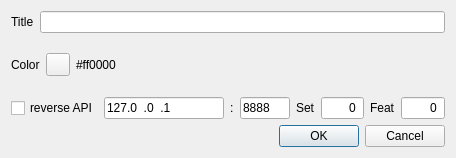
<?xml version="1.0" encoding="UTF-8"?>
<ui version="4.0">
 <class>BasicFeatureSettingsDialog</class>
 <widget class="QDialog" name="BasicFeatureSettingsDialog">
  <property name="geometry">
   <rect>
    <x>0</x>
    <y>0</y>
    <width>456</width>
    <height>158</height>
   </rect>
  </property>
  <property name="font">
   <font>
    <family>Liberation Sans</family>
    <pointsize>9</pointsize>
   </font>
  </property>
  <property name="windowTitle">
   <string>Basic feature settings</string>
  </property>
  <layout class="QVBoxLayout" name="verticalLayout">
   <item>
    <layout class="QHBoxLayout" name="titleLayout">
     <item>
      <widget class="QLabel" name="titleLabel">
       <property name="sizePolicy">
        <sizepolicy hsizetype="Maximum" vsizetype="Preferred">
         <horstretch>0</horstretch>
         <verstretch>0</verstretch>
        </sizepolicy>
       </property>
       <property name="text">
        <string>Title</string>
       </property>
      </widget>
     </item>
     <item>
      <widget class="QLineEdit" name="title">
       <property name="toolTip">
        <string>Channel marker title</string>
       </property>
      </widget>
     </item>
    </layout>
   </item>
   <item>
    <layout class="QHBoxLayout" name="colorLayout">
     <item>
      <widget class="QLabel" name="colorLabel">
       <property name="sizePolicy">
        <sizepolicy hsizetype="Maximum" vsizetype="Preferred">
         <horstretch>0</horstretch>
         <verstretch>0</verstretch>
        </sizepolicy>
       </property>
       <property name="text">
        <string>Color</string>
       </property>
      </widget>
     </item>
     <item>
      <widget class="QToolButton" name="colorBtn">
       <property name="toolTip">
        <string>Channel marker color</string>
       </property>
       <property name="text">
        <string/>
       </property>
      </widget>
     </item>
     <item>
      <widget class="QLabel" name="colorText">
       <property name="text">
        <string>#ff0000</string>
       </property>
      </widget>
     </item>
     <item>
      <spacer name="horizontalSpacer">
       <property name="orientation">
        <enum>Qt::Horizontal</enum>
       </property>
       <property name="sizeHint" stdset="0">
        <size>
         <width>40</width>
         <height>20</height>
        </size>
       </property>
      </spacer>
     </item>
    </layout>
   </item>
   <item>
    <layout class="QHBoxLayout" name="reverseAPILayout">
     <item>
      <widget class="QCheckBox" name="reverseAPI">
       <property name="toolTip">
        <string>Sychronize with reverse API </string>
       </property>
       <property name="text">
        <string>reverse API</string>
       </property>
      </widget>
     </item>
     <item>
      <widget class="QLineEdit" name="reverseAPIAddress">
       <property name="minimumSize">
        <size>
         <width>120</width>
         <height>0</height>
        </size>
       </property>
       <property name="toolTip">
        <string>Reverse API address</string>
       </property>
       <property name="inputMask">
        <string>000.000.000.000</string>
       </property>
       <property name="text">
        <string>127.0.0.1</string>
       </property>
      </widget>
     </item>
     <item>
      <widget class="QLabel" name="reverseAPISeparator">
       <property name="text">
        <string>:</string>
       </property>
      </widget>
     </item>
     <item>
      <widget class="QLineEdit" name="reverseAPIPort">
       <property name="minimumSize">
        <size>
         <width>50</width>
         <height>0</height>
        </size>
       </property>
       <property name="toolTip">
        <string>Reverse API port</string>
       </property>
       <property name="inputMask">
        <string>00000</string>
       </property>
       <property name="text">
        <string>8888</string>
       </property>
      </widget>
     </item>
     <item>
      <widget class="QLabel" name="reverseAPIFeatureSetLabel">
       <property name="text">
        <string>Set</string>
       </property>
      </widget>
     </item>
     <item>
      <widget class="QLineEdit" name="reverseAPIFeatureSetIndex">
       <property name="minimumSize">
        <size>
         <width>22</width>
         <height>0</height>
        </size>
       </property>
       <property name="toolTip">
        <string>Reverse API destination feature set index</string>
       </property>
       <property name="inputMask">
        <string>00</string>
       </property>
       <property name="text">
        <string>0</string>
       </property>
       <property name="alignment">
        <set>Qt::AlignRight|Qt::AlignTrailing|Qt::AlignVCenter</set>
       </property>
      </widget>
     </item>
     <item>
      <widget class="QLabel" name="reverseAPIFeatureLabel">
       <property name="text">
        <string>Feat</string>
       </property>
      </widget>
     </item>
     <item>
      <widget class="QLineEdit" name="reverseAPIFeatureIndex">
       <property name="minimumSize">
        <size>
         <width>22</width>
         <height>0</height>
        </size>
       </property>
       <property name="toolTip">
        <string>Reverse API destination feature index</string>
       </property>
       <property name="inputMask">
        <string>00</string>
       </property>
       <property name="text">
        <string>0</string>
       </property>
       <property name="alignment">
        <set>Qt::AlignRight|Qt::AlignTrailing|Qt::AlignVCenter</set>
       </property>
      </widget>
     </item>
     <item>
      <spacer name="horizontalSpacer_2">
       <property name="orientation">
        <enum>Qt::Horizontal</enum>
       </property>
       <property name="sizeHint" stdset="0">
        <size>
         <width>40</width>
         <height>20</height>
        </size>
       </property>
      </spacer>
     </item>
    </layout>
   </item>
   <item>
    <widget class="QDialogButtonBox" name="buttonBox">
     <property name="orientation">
      <enum>Qt::Horizontal</enum>
     </property>
     <property name="standardButtons">
      <set>QDialogButtonBox::Cancel|QDialogButtonBox::Ok</set>
     </property>
    </widget>
   </item>
  </layout>
 </widget>
 <resources/>
 <connections>
  <connection>
   <sender>buttonBox</sender>
   <signal>accepted()</signal>
   <receiver>BasicFeatureSettingsDialog</receiver>
   <slot>accept()</slot>
   <hints>
    <hint type="sourcelabel">
     <x>248</x>
     <y>254</y>
    </hint>
    <hint type="destinationlabel">
     <x>157</x>
     <y>274</y>
    </hint>
   </hints>
  </connection>
  <connection>
   <sender>buttonBox</sender>
   <signal>rejected()</signal>
   <receiver>BasicFeatureSettingsDialog</receiver>
   <slot>reject()</slot>
   <hints>
    <hint type="sourcelabel">
     <x>316</x>
     <y>260</y>
    </hint>
    <hint type="destinationlabel">
     <x>286</x>
     <y>274</y>
    </hint>
   </hints>
  </connection>
 </connections>
</ui>
